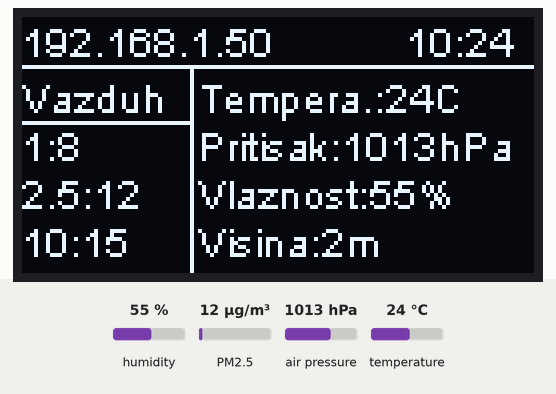
A sketch run on a simulated ESP32. Parts: 128×64 one-colour display. The inputs (shaded band) are chosen by the test bench; at power-on: air pressure 1013 hPa, humidity 55 %, PM2.5 12 µg/m³, temperature 24 °C. WiFi joins after 1.5 s; servers stay silent unless stated; network time is answered at once with the bench clock; the local clock reads 2024-03-15 10:24:30 at power-on unless the sketch sets it; what the sketch prints to the serial monitor is not drawn.

Above: at 2.7 s.
2.8 s: air pressure set to 1025 hPa
At 4.2 s:
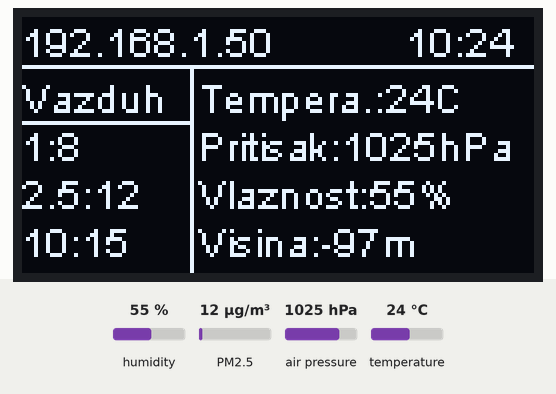
4.6 s: humidity set to 22 %
At 5.0 s:
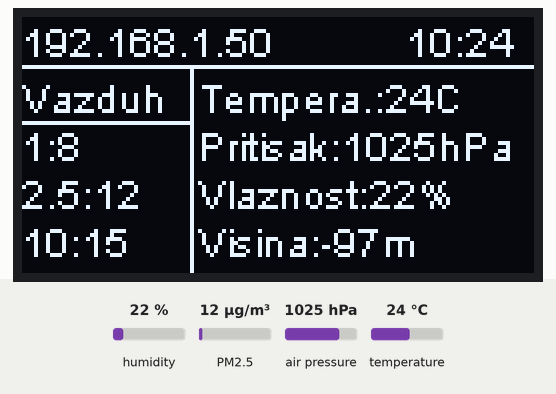
6.1 s: PM2.5 set to 6 µg/m³
At 7.9 s:
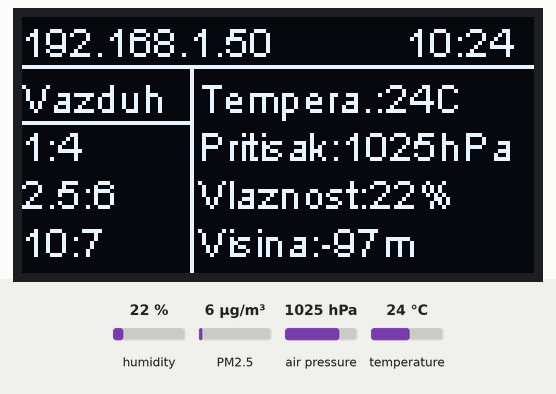
8.2 s: temperature set to 12 °C
At 8.9 s:
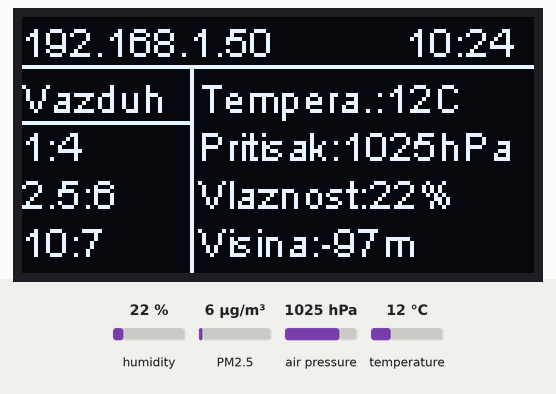
Timing chart, 0 to 11.2 s (numbered marks = the images above; inputs shaded):
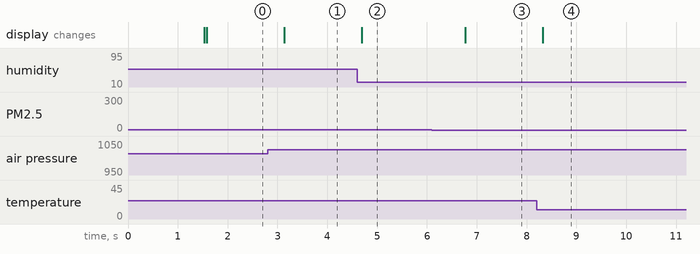

Measured:
- after the input at 2.8 s, the display: changes after 0.34 s (image 1)
- after the input at 4.6 s, the display: changes after 0.09 s (image 2)
- after the input at 6.1 s, the display: changes after 0.67 s (image 3)
- after the input at 8.2 s, the display: changes after 0.12 s (image 4)

The sketch:

AirRate.ino
```cpp
#include <Adafruit_BME280.h>
#include <Adafruit_Sensor.h>
#include <NTPClient.h>
#include <PMS.h>
#include <SoftwareSerial.h>
#include <WiFi.h>
#include <Wire.h>

#include "SSD1306Wire.h"

#define BAR_HEIGHT 12
#define SEALEVELPRESSURE_HPA (1013.25)
#define BAUD_RATE 9600
#define CONTRAST 255
#define BME_LEN 4
#define AIR_LEN 4
#define SPLITTER_WIDTH 3
#define TX 16
#define RX 0

const char* ssid = "";      // WiFi SSID here
const char* password = "";  // Password here

// WiFiServer server(80);  // Server on port 80
WiFiUDP udp;
NTPClient time_client(udp);

SSD1306Wire display(0x3c, 5, 4);  // Display on pin 5 and 4
Adafruit_BME280 bme;

SoftwareSerial pms_serial(TX, RX);
PMS pms(pms_serial);
PMS::DATA pms_data;

String air_labels[AIR_LEN] = {"1:", "2.5:", "10:"};
int air_values[AIR_LEN] = {0, 0, 10};

String bme_labels[BME_LEN] = {"Tempera.:", "Pritisak:", "Vlaznost:", "Visina:"};
String bme_unit[BME_LEN] = {"C", "hPa", "%", "m"};
int bme_values[BME_LEN] = {0, 0, 0, 0};

void setup() {
    // Setting up serial at BAUD_RATE
    pms_serial.begin(BAUD_RATE);
    Serial.begin(115200);

    // Setting up display
    display.init();
    display.setContrast(CONTRAST);

    // Setting up BME280 sensor
    bme.begin(0x76);

    // Setting up WiFi
    WiFi.begin(ssid, password);
    while (WiFi.status() != WL_CONNECTED) {
        delay(500);
        Serial.println(".");
    }
    time_client.begin();

    setup_draw();

    display.display();
}

// Writing lines and ip address to display
void setup_draw() {
    display.drawString(0, 0, WiFi.localIP().toString());
    display.drawLine(0, BAR_HEIGHT, display.getWidth() - 1, BAR_HEIGHT);
    display.drawLine(display.getWidth() / SPLITTER_WIDTH, BAR_HEIGHT, display.getWidth() / 3, display.getHeight() - 1);
}

// Draw BME sensor values to the display
void draw_bme() {
    for (int i = 0; i < BME_LEN; i++) {
        display.drawString(display.getWidth() / SPLITTER_WIDTH + 2, BAR_HEIGHT + i * 12 + 2, bme_labels[i] + String(bme_values[i]) + bme_unit[i]);
    }
}

// Draw PMS7003 sensor values to the display
void draw_air() {
    display.drawString(0, 14, "Vazduh");
    display.drawLine(0, 26, display.getWidth() / SPLITTER_WIDTH, 26);
    for (int i = 1; i < AIR_LEN + 1; i++) {
        display.drawString(0, BAR_HEIGHT + i * 12 + 2, air_labels[i - 1] + String(air_values[i - 1]));
    }
}

//Sets public variables temperature, humidity, pressure, altitude to sensors value.
void fetch_sensors() {
    bme_values[1] = bme.readPressure() / 100.0F;
    bme_values[0] = bme.readTemperature();
    bme_values[3] = bme.readAltitude(SEALEVELPRESSURE_HPA);
    bme_values[2] = bme.readHumidity();

    if (pms.read(pms_data)) {
        air_values[0] = pms_data.PM_AE_UG_1_0;
        air_values[1] = pms_data.PM_AE_UG_2_5;
        air_values[2] = pms_data.PM_AE_UG_10_0;
    }
}

void draw_time() {
    time_client.update();
    display.drawString(display.getWidth() / 4 * 3, 0, String(time_client.getHours()) + ":" + String(time_client.getMinutes()));
}

void loop() {
    display.clear();
    fetch_sensors();
    setup_draw();
    draw_time();
    draw_bme();
    draw_air();
    display.display();
    delay(500);
}
```
